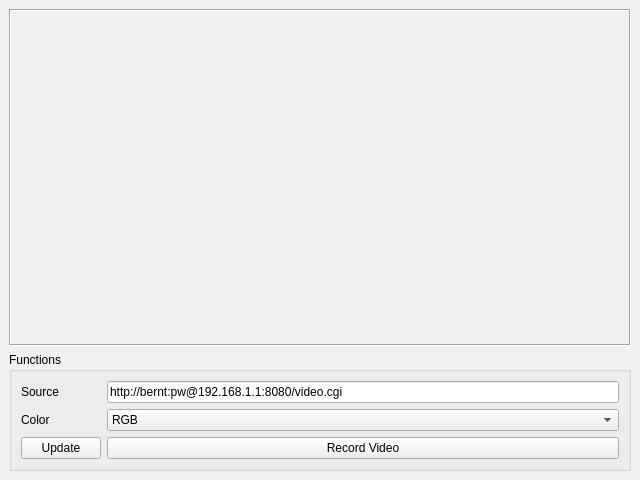
<?xml version="1.0" encoding="UTF-8"?>
<ui version="4.0">
 <class>MainWindow</class>
 <widget class="QMainWindow" name="MainWindow">
  <property name="geometry">
   <rect>
    <x>0</x>
    <y>0</y>
    <width>640</width>
    <height>480</height>
   </rect>
  </property>
  <property name="windowTitle">
   <string>Camera</string>
  </property>
  <widget class="QWidget" name="centralwidget">
   <layout class="QGridLayout" name="gridLayout" rowstretch="1,0">
    <item row="1" column="0">
     <widget class="QGroupBox" name="groupFunctions">
      <property name="title">
       <string>Functions</string>
      </property>
      <layout class="QFormLayout" name="formLayout">
       <item row="1" column="0">
        <widget class="QLabel" name="label_2">
         <property name="text">
          <string>Source</string>
         </property>
        </widget>
       </item>
       <item row="1" column="1">
        <widget class="QLineEdit" name="sourceField">
         <property name="text">
          <string>http://bernt:pw@192.168.1.1:8080/video.cgi</string>
         </property>
        </widget>
       </item>
       <item row="4" column="0">
        <widget class="QPushButton" name="btnUpdate">
         <property name="text">
          <string>Update</string>
         </property>
        </widget>
       </item>
       <item row="4" column="1">
        <widget class="QPushButton" name="btnRecord">
         <property name="text">
          <string>Record Video</string>
         </property>
        </widget>
       </item>
       <item row="2" column="0">
        <widget class="QLabel" name="label_3">
         <property name="text">
          <string>Color</string>
         </property>
        </widget>
       </item>
       <item row="2" column="1">
        <widget class="QComboBox" name="colorChoices">
         <item>
          <property name="text">
           <string>RGB</string>
          </property>
         </item>
         <item>
          <property name="text">
           <string>Grayscale</string>
          </property>
         </item>
        </widget>
       </item>
      </layout>
     </widget>
    </item>
    <item row="0" column="0">
     <widget class="QLabel" name="pixmap">
      <property name="autoFillBackground">
       <bool>false</bool>
      </property>
      <property name="frameShape">
       <enum>QFrame::Box</enum>
      </property>
      <property name="frameShadow">
       <enum>QFrame::Sunken</enum>
      </property>
      <property name="text">
       <string/>
      </property>
      <property name="scaledContents">
       <bool>true</bool>
      </property>
      <property name="alignment">
       <set>Qt::AlignCenter</set>
      </property>
      <property name="textInteractionFlags">
       <set>Qt::NoTextInteraction</set>
      </property>
     </widget>
    </item>
   </layout>
  </widget>
 </widget>
 <resources/>
 <connections/>
</ui>
